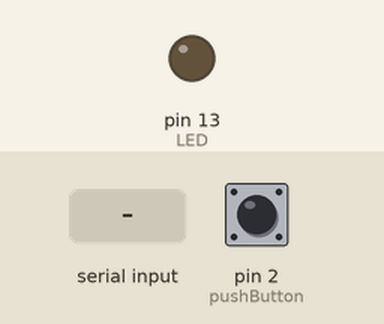
Recording of a sketch running on a simulated Arduino Uno, built with avr-gcc and run on an emulated ATmega328P. Parts: output pins drawn as LEDs (lit = HIGH). Inputs (shaded band) come from the test bench; at power-on: pin 2 (pushButton) HIGH.

Above: at 1.2 s.
1.3 s: "A" received over Serial
At 2.0 s:
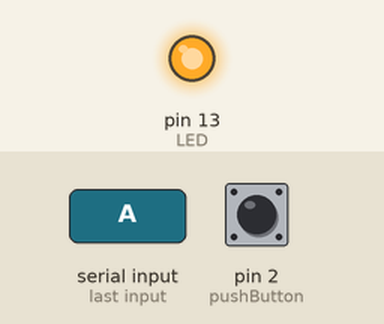
4.4 s: "Z" received over Serial
At 5.8 s:
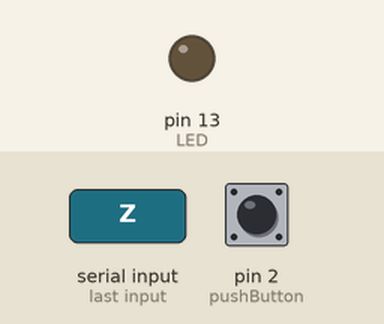
Timing chart, 0 to 7.4 s (numbered marks = the images above; inputs shaded):
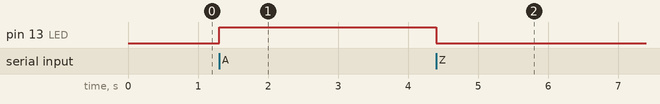

The sketch:

UnitySeiralDemo.ino
```cpp
int pushButton = 2;
int LED = 13;
bool buttonPressed = false;

void setup() {
  // put your setup code here, to run once:
  Serial.begin(9600);
  pinMode(pushButton, INPUT_PULLUP);
  pinMode(LED, OUTPUT);
}

void loop() {
  // put your main code here, to run repeatedly:

  if (digitalRead(pushButton) == LOW) {
    if (!buttonPressed) {
        buttonPressed = true;
       // digitalWrite(LED, HIGH);
        Serial.write(1);
        delay(1);
        Serial.flush();

    }
  }
  else {
     buttonPressed = false;
     delay(20);
    // digitalWrite(LED, LOW);
  }


 // Read incoming serial data:

 if (Serial.available() > 0) {
    // read incoming serial data:
    char inChar = Serial.read();
    // Type the next ASCII value from what you received:
   // Serial.print("incomming ");


      if (inChar == 'A') {
       //  Serial.println(inChar);
        digitalWrite(LED, HIGH);

      }
     if (inChar == 'Z') {

     //   Serial.println(inChar);
        digitalWrite(LED, LOW);

      }
    delay(1);
  }

}
```

Measured:
- after the input at 1.3 s, pin 13 (LED): LOW → HIGH at once
- after the input at 4.4 s, pin 13 (LED): HIGH → LOW at once
